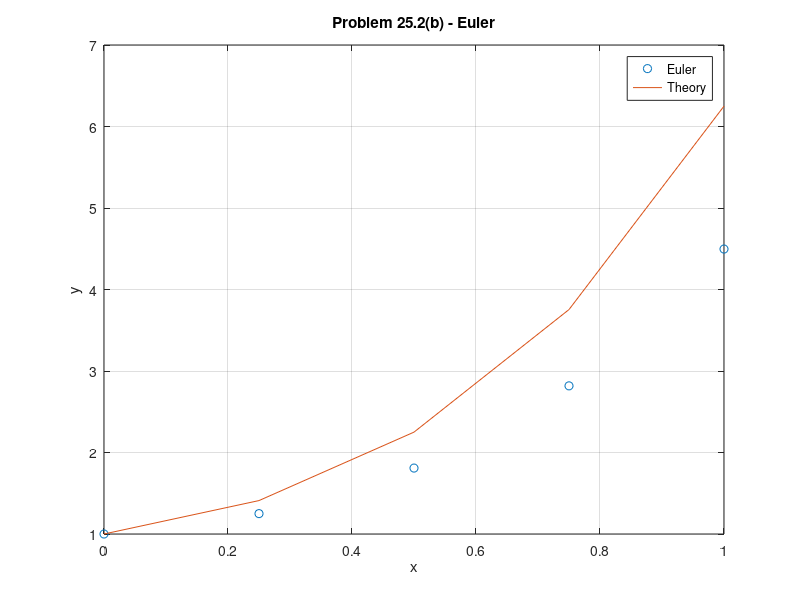

This chart was generated by the following MATLAB code:
function [y, rel_error] = Euler()
%Problem: dy/dx = (1+4x)y^1/2
%Analytical Solution: y = [(2x^2+x+2)/2]^2
%rel_error = (abs(y(i) - y_exact(i))/y_exact(i))*100;

y = [];
x_max = 1; %number of timesteps
del_x = 0.25; %days

x(1) = 0;
y(1) = 1;

i = 1;
while x(i) < x_max
    x(i+1) = x(i) + del_x;
    
    if x(i+1) > x_max
        x(i+1) = x_max;
        del_x = x_max - x(i);
    end
    
    y(i+1) = y(i) + (1+4*x(i))*sqrt(y(i))*del_x;
    
    i = i+1;
end

plot(x,y, 'o');
xlabel('x')
ylabel('y')

for i=1:length(x)
    y_exact(i) = ((2*x(i)^2+x(i)+2)/2)^2;
    rel_error(i) = (abs(y(i) - y_exact(i))/y_exact(i))*100
end

hold on
plot(x,y_exact)
grid
title('Problem 25.2(b) - Euler')
legend('Euler', 'Theory')
hold off
end

